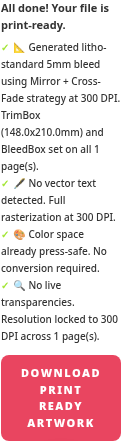
#> input picture glitchy_widget.png, 122 x 441 px; its folder holds only this picture in this run
$ python -i vector_plate.py   (imports and definitions only)
#> lines starting #> are read from the running program, lines starting #| are printed output that depends on the picture; after the words box and inside, x2 and y2 are one past the last pixel; in counts of white or black regions, pixels touching at a corner belong together
#> further down, picture is the input picture: shape (441, 122, 3); mean B, G, R 210.4, 206.1, 234.6
"""Erase lettering on the original picture, then place that clean plate.

The mask and the new type share one scale and one offset. Erasing after an
upscale, or mapping the type with a different crop, leaves the old letters
under the new ones.

A 1- or 2-digit line is not dilated: a wider mask eats the circle around a
step number. Gaps are filled by continuing the edge. Nothing is cropped and
nothing is left as a white bar.
"""

from __future__ import annotations

import os

import cv2
import numpy as np

SAFE_TEXT_MM = 3.0
EDGE_CLEARANCE_MM = 2.5
MIN_PPI = 400
# The press raster is judged at 600 DPI. Building it at 400 and enlarging
# again in the PDF render throws the detail away. One resize, to this grid.
PRESS_PPI = 600
# A side pad can leave the long edge a fraction of a millimetre short of the trim.
# That edge is still flush, so lettering on it is pulled inside the safe zone.
FLUSH_SLACK_MM = 0.2


def is_short_numeral(text: str) -> bool:
    raw = str(text or "").strip()
    return raw.isdigit() and len(raw) <= 2


# [614 lines left out: functions fit_placement, _edge_mm, erase_text, _owned_masks, _foreign_ink, _stamp_halos and 14 more, not called in this run]


def find_badges(bgr: np.ndarray) -> list:
    """Filled circles that hold a mark. The mark stays in the picture."""
    height, width = bgr.shape[:2]
#> height = 441; width = 122
    if min(height, width) < 40:
        return []
    gray = cv2.medianBlur(cv2.cvtColor(bgr, cv2.COLOR_BGR2GRAY), 5)
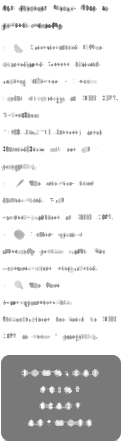
#> gray: shape (441, 122); min 74, max 255, mean 224.2
    max_r = max(28, min(48, min(height, width) // 12))
#> max_r = 28
    found = cv2.HoughCircles(
        gray, cv2.HOUGH_GRADIENT, dp=1.2, minDist=28,
        param1=70, param2=24, minRadius=12, maxRadius=max_r,
    )
#> found = None
    if found is None:
        return []
    badges = []
    for circle in found[0]:
        cx, cy, radius = [float(v) for v in circle]
        if not _badge_disk(bgr, cx, cy, radius):
            continue
        if any(abs(cx - old["cx"]) < 8 and abs(cy - old["cy"]) < 8 for old in badges):
            continue
        badges.append({"cx": cx, "cy": cy, "radius": radius})
    return badges


# [83 lines left out: functions _badge_disk, _sits_in_badge, _badge_protect, _core_bgr, not called in this run]


def _bgr_hex(colour) -> str:
    blue, green, red = [int(np.clip(round(float(v)), 0, 255)) for v in colour[:3]]
    return f"#{red:02x}{green:02x}{blue:02x}"

>>> import cv2
>>> picture = cv2.imread('../glitchy_widget.png')
>>> result = find_badges(picture)
#> result = []

$ run again, on home_upload_page.png
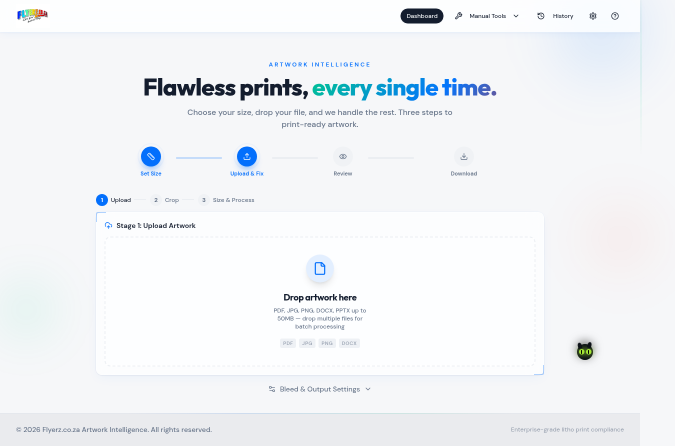
#> input picture home_upload_page.png, 1350 x 891 px (shown at 1/2 size)
#> picture is the input picture: shape (891, 1350, 3); mean B, G, R 246.9, 243.9, 241.5
#> in find_badges, `gray = cv2.medianBlur(cv2.cvtColor(bgr, cv2.COLOR_BGR2GRAY), 5)`:
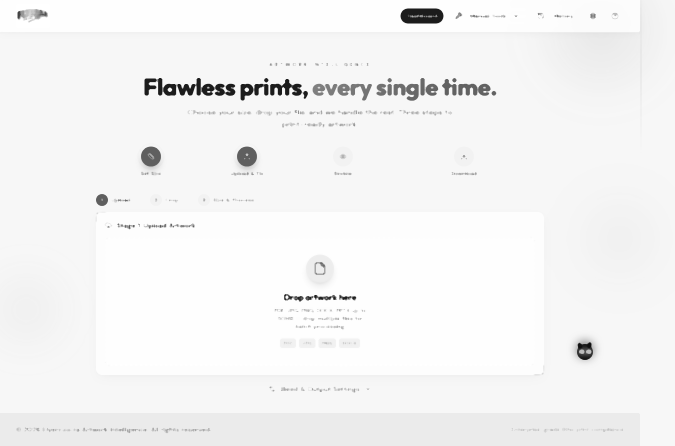
#> gray: shape (891, 1350) (shown at 1/2 size); min 16, max 255, mean 244.3
#> found = 26 rows, first 8: [300.6, 312.6, 19.56], [492.6, 312.6, 19.56], [415.8, 179.4, 12.6], [1169.4, 702.6, 16.68], [522.6, 186.6, 41.88], [637.8, 209.4, 42], [870.6, 31.8, 15.24], [815.4, 31.8, 14.52]
#> the loop in find_badges, `for circle in found[0]:` made 26 passes
#> (cx, cy, radius) on passes 3 to 10: (415.8, 179.4, 12.6), (1169.4, 702.6, 16.68), (522.6, 186.6, 41.88), (637.8, 209.4, 42), (870.6, 31.8, 15.24), (815.4, 31.8, 14.52), (864.6, 197.4, 30.12), (687, 179.4, 12.84)
#> pass 1, in _badge_disk, `inner = dist <= max(3.0, radius * 0.38)`:
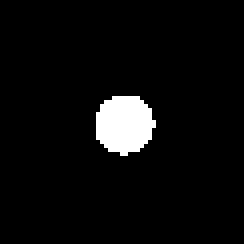
#> inner: shape (61, 61) bool (shown 4 times larger); 4.7% white; 1 white region, box (x1, y1, x2, y2) and area: (24, 24, 39, 39) 174
#> after the loop in find_badges, `for circle in found[0]:`: badges = 4 items

$ run again, on job_352_step2.png
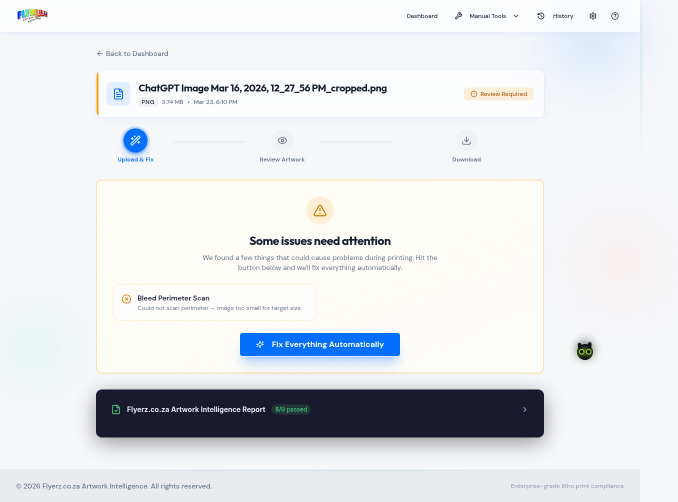
#> input picture job_352_step2.png, 1355 x 1004 px (shown at 1/2 size)
#> picture is the input picture: shape (1004, 1355, 3); mean B, G, R 232.2, 229.2, 227.4
#> found = [[270.6, 280.2, 28.8], [639, 419.4, 27.6], [1169.4, 702.6, 16.68], [733.8, 503.4, 35.28], [533.4, 510.6, 32.52], [571.8, 509.4, 28.8], [240.6, 192.6, 29.76], [654.6, 516.6, 30], [504.6, 509.4, 28.56]]
#> the loop in find_badges, `for circle in found[0]:` made 9 passes
#> (cx, cy, radius) on passes 2 to 9: (639, 419.4, 27.6), (1169.4, 702.6, 16.68), (733.8, 503.4, 35.28), (533.4, 510.6, 32.52), (571.8, 509.4, 28.8), (240.6, 192.6, 29.76), (654.6, 516.6, 30), (504.6, 509.4, 28.56)
#> pass 1, in _badge_disk, `ring = (dist >= radius * 0.50) & (dist <= radius * 0.82)`:
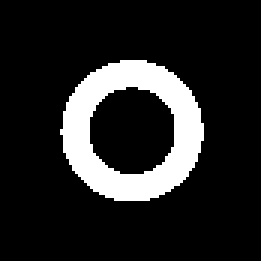
#> ring: shape (87, 87) bool (shown 3 times larger); 14.6% white; 1 white region, box (x1, y1, x2, y2) and area: (20, 20, 68, 67) 1102
#> pass 1, in _badge_disk, `inner = dist <= max(3.0, radius * 0.38)`:
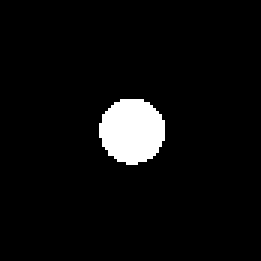
#> inner: shape (87, 87) bool (shown 3 times larger); 5% white; 1 white region, box (x1, y1, x2, y2) and area: (33, 33, 55, 55) 378
#> after the loop in find_badges, `for circle in found[0]:`: badges = 1 item
